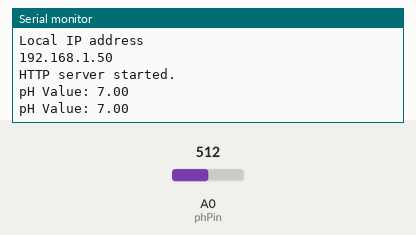
This sketch was run on a simulated ESP8266 (NodeMCU). Shown: the last lines printed to the serial monitor. Inputs (shaded band) come from the test bench; at power-on: A0 (phPin) = 512. WiFi joins after 1.5 s; servers stay silent unless stated.

Above: at 3.2 s.
3.3 s: A0 (phPin) set to 716
At 4.6 s:
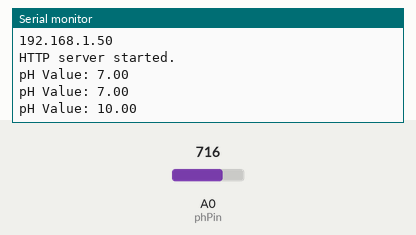
4.8 s: A0 (phPin) set to 900
At 5.8 s:
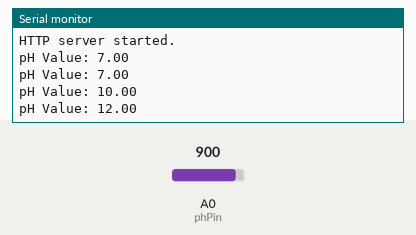
Timing chart, 0 to 7.8 s (numbered marks = the images above; inputs shaded):
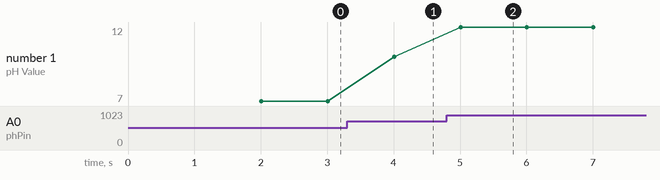

The sketch:

waterPh.ino
```cpp
#include <ESP8266WiFi.h>
#include <ESP8266WebServer.h>

const int phPin = A0; // Analog pin to which the pH sensor is connected
const int analogRange = 1023; // Analog range of the NodeMCU

const char* ssid = "W";
const char* password = "Jirajira";
ESP8266WebServer server(80);

void setup() {
  Serial.begin(115200);
  connectToWiFi();

  server.on("/", HTTP_GET, []() {
    float phValue = readPhValue();

    String html = "<html><body>";
    html += "pH value: " + String(phValue, 2) + "<br>";
    html += "</body></html>";

    server.send(200, "text/html", html);
  });

  server.begin();
  Serial.println("HTTP server started.");
}

void loop() {
  server.handleClient();

  float phValue = readPhValue();
  Serial.print("pH Value: ");
  Serial.println(phValue, 2); // Print pH value with 2 decimal places
  delay(1000); // Read pH every second
}

void connectToWiFi() {
  Serial.println("Connecting to Wifi...");
  WiFi.begin(ssid, password);

  while(WiFi.status() != WL_CONNECTED) {
    delay(1000);
    Serial.println("Connecting...");
  }

  Serial.println("Connected to WiFi");
  Serial.println("Local IP address");
  Serial.println(WiFi.localIP());
}

float readPhValue() {
  int rawValue = analogRead(phPin);
  float pHValue = map(rawValue, 0, analogRange, 0, 14); // Map the raw value to pH range

  return pHValue;
}
```

Measured:
- after the input at 3.3 s, the serial monitor: prints a new line after 0.71 s (image 1)
- after the input at 4.8 s, the serial monitor: prints a new line after 0.21 s (image 2)
- plotted number 1: 7 → 10 after the input at 3.3 s, 10 → 12 after the input at 4.8 s
